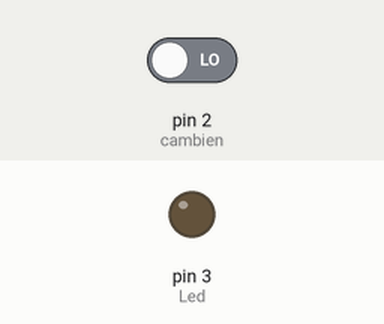
Simulated run of this sketch. Board: Arduino Uno, built with avr-gcc and run on an emulated ATmega328P. Parts: output pins drawn as LEDs (lit = HIGH). Inputs (shaded band) come from the test bench; at power-on: pin 2 (cambien) LOW. What the sketch prints to the serial monitor is not drawn.

Above: at 1.2 s.
1.3 s: pin 2 (cambien) driven HIGH
At 2.4 s:
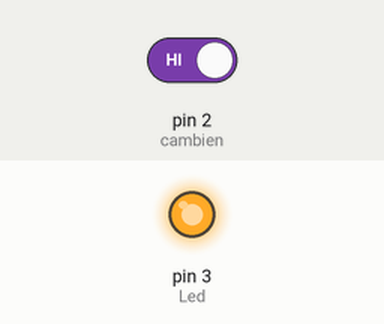
2.8 s: pin 2 (cambien) driven LOW
At 3.6 s:
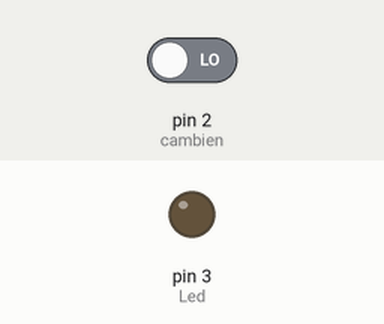
Timing chart, 0 to 5.8 s (numbered marks = the images above; inputs shaded):
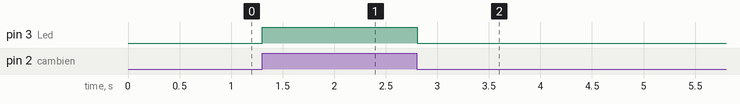

The sketch:

AS_Led.ino
```cpp
int cambien = 2;// khai báo chân digital 10 cho cảm biến
int Led = 3;//kháo báo chân digital 8 cho đèn LED
void setup (){
pinMode(Led,OUTPUT);//pinMode xuất tín hiệu đầu ra cho led
pinMode(cambien,INPUT);//pinMode nhận tín hiệu đầu vào cho cảm biê
      Serial.begin(9600);// Khởi động Serial ở baudrate 9600
}

void loop (){
int value = digitalRead(cambien);//lưu giá trị cảm biến vào biến value

if(value==1)
{
  digitalWrite(Led,HIGH);//xuất giá trị ra đèn LED
  }
  else
  {
    digitalWrite(Led,LOW);//xuất giá trị ra đèn LED
    }
Serial.println(value); // sang: 0
}
```

Measured:
- after the input at 1.3 s, pin 3 (Led): LOW → HIGH at once
- after the input at 2.8 s, pin 3 (Led): HIGH → LOW at once
